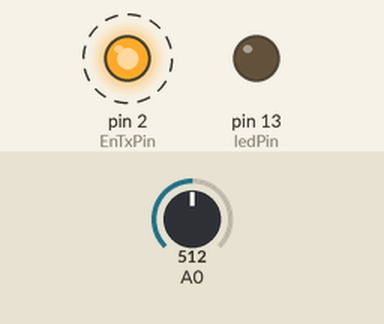
This sketch was run on a simulated Arduino Uno, built with avr-gcc and run on an emulated ATmega328P. On the bench: output pins drawn as LEDs (lit = HIGH). Dashed ring = blinking. Inputs (shaded band) come from the test bench; at power-on: A0 = 512. What the sketch prints to the serial monitor is not drawn.

Above: at 0.02 s.
Timing chart, 0 to 3.0 s (numbered marks = the images above):
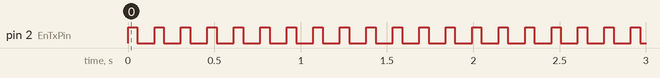

Measured:
- by itself, pin 2 (EnTxPin): alternates HIGH for 0.05 s and LOW for 0.10 s

The sketch:

master-code.ino
```cpp
const int ledPin =  13;  // Built-in LED
const int EnTxPin =  2;  // HIGH:Transmitter, LOW:Receiver
void setup()
{
  Serial.begin(9600);
  Serial.setTimeout(100);
  pinMode(ledPin, OUTPUT);
  pinMode(EnTxPin, OUTPUT);
  digitalWrite(ledPin, LOW);
  digitalWrite(EnTxPin, HIGH);
}

void loop()
{
  int rdata = analogRead(0); //data from potentiometer
  int angle= map(rdata, 0, 1023, 0, 180);

  //transmitter data packet
  Serial.print("I"); //initiate data packet
  Serial.print("S"); //code for servo
  Serial.print(angle); //servo angle data
  Serial.print("F"); //finish data packet
  delay(50);

  //receiver data packet
  Serial.print("I"); //initiate data packet
  Serial.print("L"); //code for sensor
  Serial.print("F"); //finish data packet
  Serial.flush();

  digitalWrite(EnTxPin, LOW); //RS485 as receiver

  if(Serial.find("i"))
  {
      int data=Serial.parseInt();
      if(Serial.read()=='f') //finish reading
       {
         onLED(data);
      }

  }
  digitalWrite(EnTxPin, HIGH); //RS485 as transmitter

}

void onLED(int data)
{
  if(data>500)
     digitalWrite(ledPin, HIGH);
  else
     digitalWrite(ledPin, LOW);
}
```
